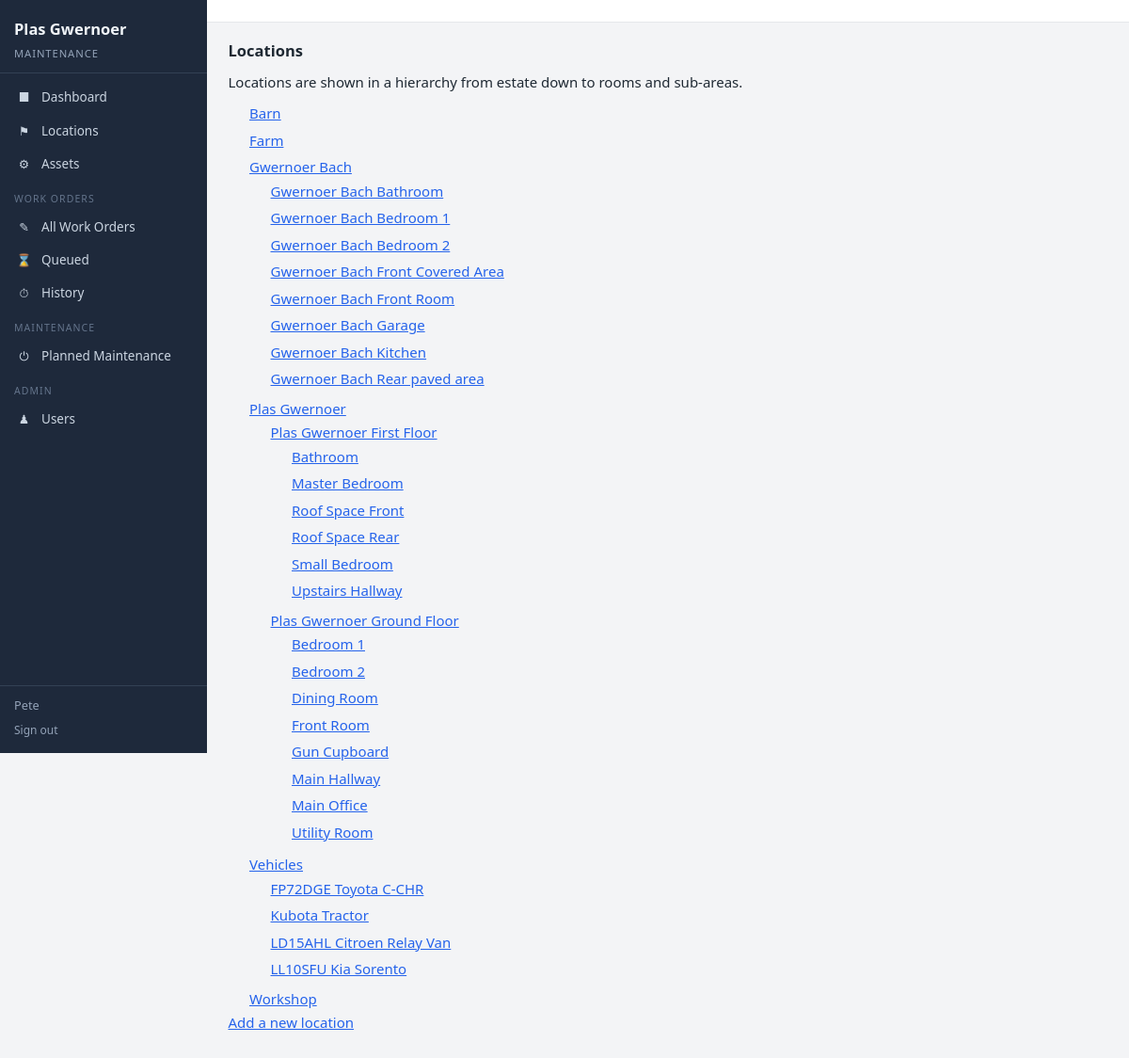
The page /locations (signed in) on the database its author committed.
### tables this page shows
CREATE TABLE locations (
    id              INTEGER PRIMARY KEY AUTOINCREMENT,
    name            TEXT NOT NULL UNIQUE,
    parent_id       INTEGER REFERENCES locations(id) ON DELETE SET NULL,
    description     TEXT,
    created_at      TEXT NOT NULL DEFAULT (datetime('now')),
    active          INTEGER NOT NULL DEFAULT 1
);

### saved/cmms_ui.py (the view)
@app.get("/locations")
async def list_locations(request: Request, db: sqlite3.Connection = Depends(get_db)):
    locations_flat = dicts(db.execute("SELECT * FROM locations"))
    location_tree = build_location_tree(locations_flat)
    return templates.TemplateResponse(
        "locations.html",
        {"request": request, "locations": location_tree},
    )

### templates/locations.html (shortened to what this page needs)
{% extends "base.html" %}
{% block content %}
<h2>Locations</h2>
<p>Locations are shown in a hierarchy from estate down to rooms and sub‑areas.</p>
{% macro render_locations(nodes) %}
<ul>
  {% for loc in nodes %}
    <li>
        <a href="/locations/{{ loc.id }}/edit">{{ loc.name }}</a>
      {% if loc.children %}
        {{ render_locations(loc.children) }}
      {% endif %}
    </li>
  {% endfor %}
</ul>
{% endmacro %}
{{ render_locations(locations) }}
<p>
  <a href="/locations/new">Add a new location</a>
</p>
{% endblock %}

### static/style.css (style rules this page uses)
* { margin: 0; padding: 0; box-sizing: border-box; }
html, body { height: 100%; font-family: system-ui, -apple-system, BlinkMacSystemFont, "Segoe UI", sans-serif; font-size: 15px; line-height: 1.5; color: #1f2933; background-color: #f3f4f6; }
h2 { margin: 0 0 0.6rem; font-size: 1.1rem; font-weight: 600; }
p { margin: 0 0 0.5rem; }
a { color: #2563eb; }
ul { list-style: none; }
main ul { padding-left: 1.5rem; }
main ul li { padding: 0.2rem 0; }

### rows shown on the page
locations: name "Barn"
locations: name "Farm"
locations: name "Gwernoer Bach"
locations: name "Gwernoer Bach Bathroom"
locations: name "Gwernoer Bach Bedroom 1"
locations: name "Gwernoer Bach Bedroom 2"
locations: name "Gwernoer Bach Front Covered Area"
locations: name "Gwernoer Bach Front Room"
locations: name "Gwernoer Bach Garage"
locations: name "Gwernoer Bach Kitchen"
locations: name "Gwernoer Bach Rear paved area"
locations: name "Plas Gwernoer"
locations: name "Plas Gwernoer First Floor"
locations: name "Bathroom"
locations: name "Master Bedroom"
locations: name "Roof Space Front"
locations: name "Roof Space Rear"
locations: name "Small Bedroom"
locations: name "Upstairs Hallway"
locations: name "Plas Gwernoer Ground Floor"
locations: name "Bedroom 1"
locations: name "Bedroom 2"
locations: name "Dining Room"
locations: name "Front Room"
locations: name "Gun Cupboard"
locations: name "Main Hallway"
locations: name "Main Office"
locations: name "Utility Room"
locations: name "Vehicles"
locations: name "FP72DGE Toyota C-CHR"
locations: name "Kubota Tractor"
locations: name "LD15AHL Citroen Relay Van"
locations: name "LL10SFU Kia Sorento"
locations: name "Workshop"

### other values the page prints
{{ request.session.get('display_name', '') }} "Pete"
